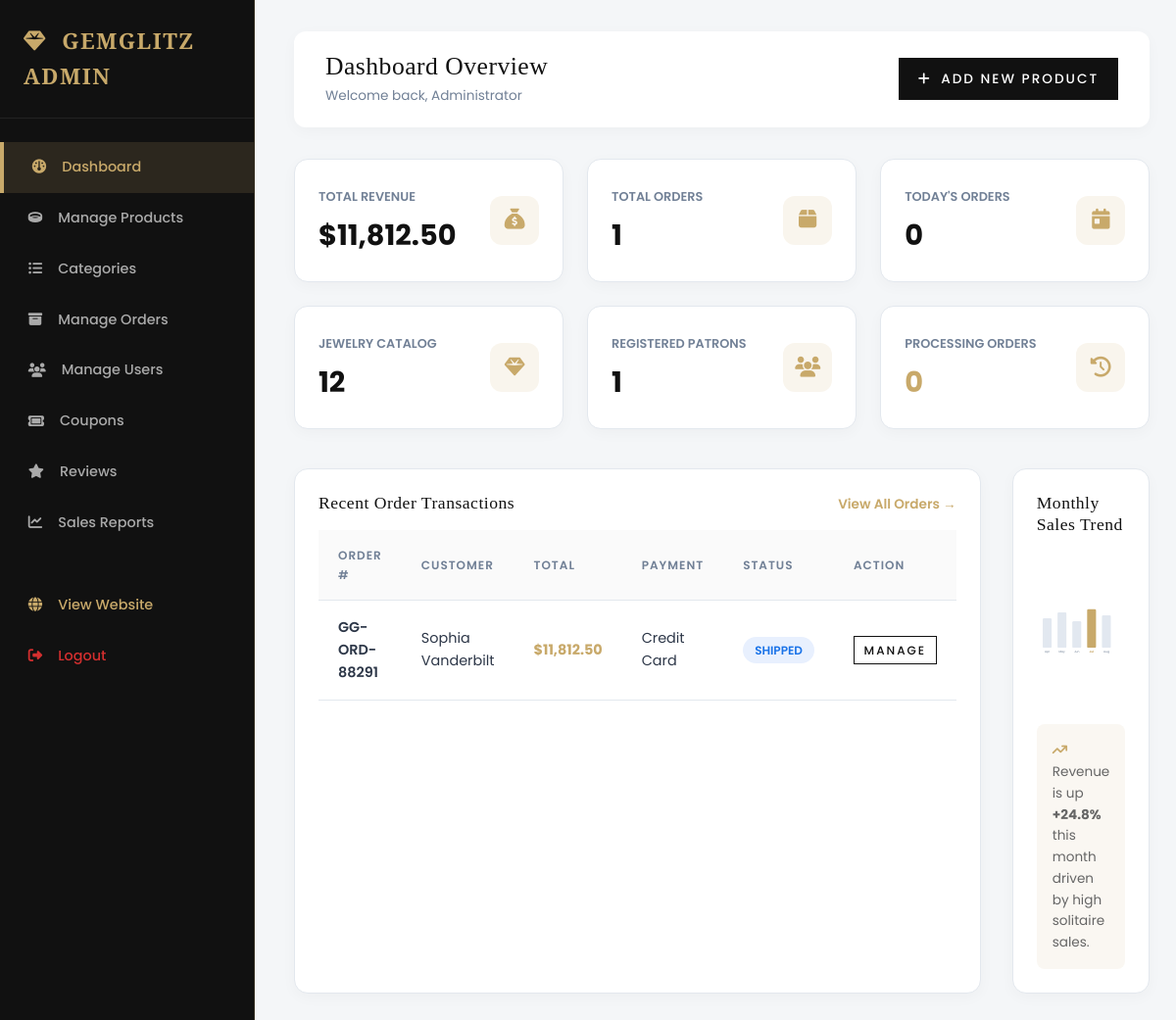
/admin/index.php (signed in), run on an earlier commit of the app's database.
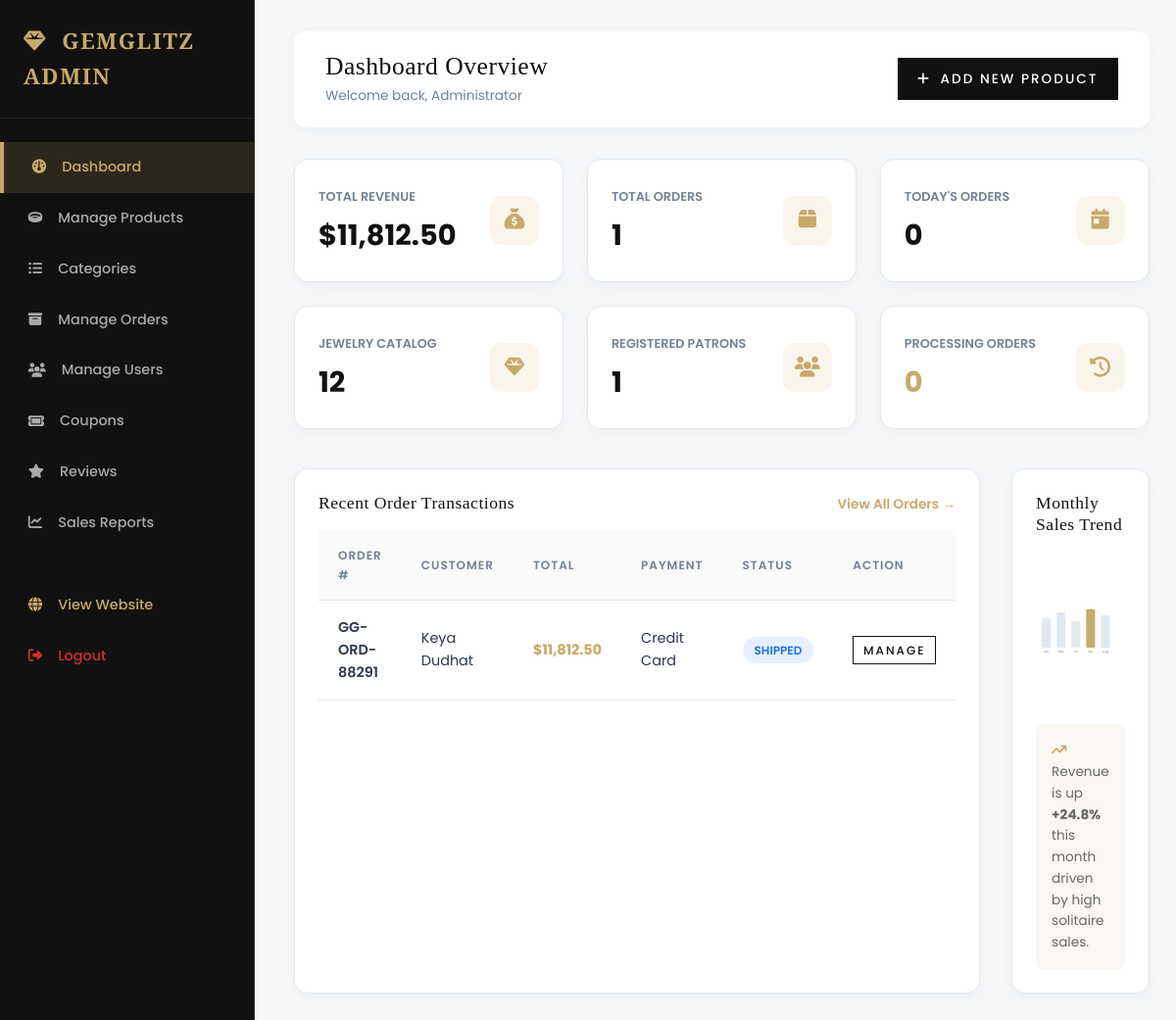
And on a later commit of the database.
### tables this page shows
CREATE TABLE `orders` (
  `id` INT AUTO_INCREMENT PRIMARY KEY,
  `order_number` VARCHAR(50) UNIQUE NOT NULL,
  `user_id` INT NOT NULL,
  `total_amount` DECIMAL(10, 2) NOT NULL,
  `discount_amount` DECIMAL(10, 2) DEFAULT 0.00,
  `shipping_fee` DECIMAL(10, 2) DEFAULT 0.00,
  `tax_amount` DECIMAL(10, 2) DEFAULT 0.00,
  `grand_total` DECIMAL(10, 2) NOT NULL,
  `payment_method` VARCHAR(50) NOT NULL,
  `payment_status` ENUM('Pending', 'Paid', 'Failed', 'Refunded') DEFAULT 'Paid',
  `order_status` ENUM('Pending', 'Processing', 'Packed', 'Shipped', 'Delivered', 'Cancelled') DEFAULT 'Processing',
  `shipping_name` VARCHAR(100) NOT NULL,
  `shipping_email` VARCHAR(100) NOT NULL,
  `shipping_phone` VARCHAR(20) NOT NULL,
  `shipping_address` TEXT NOT NULL,
  `shipping_city` VARCHAR(50) NOT NULL,
  `shipping_zip` VARCHAR(20) NOT NULL,
  `notes` TEXT DEFAULT NULL,
  `created_at` DATETIME DEFAULT CURRENT_TIMESTAMP,
  FOREIGN KEY (`user_id`) REFERENCES `users`(`id`) ON DELETE CASCADE
);

CREATE TABLE `users` (
  `id` INT AUTO_INCREMENT PRIMARY KEY,
  `first_name` VARCHAR(50) NOT NULL,
  `last_name` VARCHAR(50) NOT NULL,
  `email` VARCHAR(100) UNIQUE NOT NULL,
  `password` VARCHAR(255) NOT NULL,
  `phone` VARCHAR(20) DEFAULT NULL,
  `address` TEXT DEFAULT NULL,
  `city` VARCHAR(50) DEFAULT NULL,
  `state` VARCHAR(50) DEFAULT NULL,
  `zip` VARCHAR(20) DEFAULT NULL,
  `role` ENUM('admin', 'customer') DEFAULT 'customer',
  `created_at` DATETIME DEFAULT CURRENT_TIMESTAMP
);

### includes/functions.php (called while the page is built, shortened)
<?php
function sanitize($data) {
    return htmlspecialchars(trim($data), ENT_QUOTES, 'UTF-8');
}
function format_price($amount) {
    return '$' . number_format((float)$amount, 2);
}
?>

### admin/index.php (the view, shortened to what the changed rows need)
<?php
require_once __DIR__ . '/../includes/admin_header.php';
$recent_orders = $pdo->query("SELECT o.*, u.first_name, u.last_name FROM orders o JOIN users u ON o.user_id = u.id ORDER BY o.id DESC LIMIT 5")->fetchAll();
?>
<main class="admin-main">
  <div class="admin-header">
    <div>
      <h2 style="font-size:1.6rem; font-family:'Playfair Display', serif;">Dashboard Overview</h2>
    </div>
  </div>
  <div style="display:grid; grid-template-columns: 2fr 1fr; gap:2rem;">
    <div class="table-card">
      <table class="data-table">
        <thead>
          <tr>
            <th>Order #</th>
            <th>Customer</th>
            <th>Total</th>
            <th>Payment</th>
            <th>Status</th>
            <th>Action</th>
          </tr>
        </thead>
        <tbody>
          <?php foreach ($recent_orders as $ro): ?>
            <tr>
              <td style="font-weight:600;"><?php echo sanitize($ro['order_number']); ?></td>
              <td><?php echo sanitize($ro['first_name'] . ' ' . $ro['last_name']); ?></td>
              <td style="font-weight:700; color:var(--admin-primary);"><?php echo format_price($ro['grand_total']); ?></td>
              <td><?php echo sanitize($ro['payment_method']); ?></td>
              <td><span class="badge-status badge-info"><?php echo sanitize($ro['order_status']); ?></span></td>
              <td><a href="orders.php?edit=<?php echo $ro['id']; ?>" class="btn btn-outline" style="padding:0.25rem 0.6rem; font-size:0.75rem;">Manage</a></td>
            </tr>
          <?php endforeach; ?>
        </tbody>
      </table>
    </div>
    <div class="table-card" style="display:flex; flex-direction:column; justify-content:space-between;">
      <h3 style="font-size:1.1rem; font-family:'Playfair Display', serif; margin-bottom:1rem;">Monthly Sales Trend</h3>
      <div style="background:#FAF7F2; padding:1rem; border-radius:8px; font-size:0.85rem; color:#666; margin-top:1rem;">
        <i class="fa-solid fa-arrow-trend-up" style="color:var(--admin-primary);"></i> Revenue is up <strong>+24.8%</strong> this month driven by high solitaire sales.
      </div>
    </div>
  </div>
</main>
</div>
</body>
</html>

What changed in the data, as far as the page shows it:
changed orders "GG-ORD-88291": user.last_name "Sophia Vanderbilt" → "Keya Dudhat"
